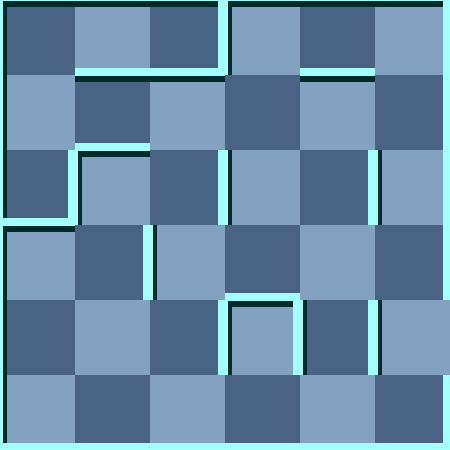

The image is a tile-based game level rendered from a .tmx file. Its description and source (layers, tilesets, objects; grid data summarised) follow:
An orthogonal 6x6 tile map with 75x75 px tiles, 2 tile layers (background, 块层 1) and 3 objects (Exit, RedMummy, Player).

<map version="1.0" orientation="orthogonal" width="6" height="6" tilewidth="75" tileheight="75">
 <tileset firstgid="1" name="wall" tilewidth="75" tileheight="75">
  <image source="gfx/wall.png" width="300" height="375" />
  <tile id="0">
   <properties>
    <property name="ValOfWall" value="0" />
   </properties>
  </tile>
  <tile id="1">
   <properties>
    <property name="ValOfWall" value="1" />
   </properties>
  </tile>
  <tile id="2">
   <properties>
    <property name="ValOfWall" value="2" />
   </properties>
  </tile>
  <tile id="3">
   <properties>
    <property name="ValOfWall" value="3" />
   </properties>
  </tile>
  <tile id="4">
   <properties>
    <property name="ValOfWall" value="4" />
   </properties>
  </tile>
  <tile id="5">
   <properties>
    <property name="ValOfWall" value="5" />
   </properties>
  </tile>
  <tile id="6">
   <properties>
    <property name="ValOfWall" value="6" />
   </properties>
  </tile>
  <tile id="7">
   <properties>
    <property name="ValOfWall" value="7" />
   </properties>
  </tile>
  <tile id="8">
   <properties>
    <property name="ValOfWall" value="8" />
   </properties>
  </tile>
  <tile id="9">
   <properties>
    <property name="ValOfWall" value="9" />
   </properties>
  </tile>
  <tile id="10">
   <properties>
    <property name="ValOfWall" value="10" />
   </properties>
  </tile>
  <tile id="11">
   <properties>
    <property name="ValOfWall" value="11" />
   </properties>
  </tile>
  <tile id="12">
   <properties>
    <property name="ValOfWall" value="12" />
   </properties>
  </tile>
  <tile id="13">
   <properties>
    <property name="ValOfWall" value="13" />
   </properties>
  </tile>
  <tile id="14">
   <properties>
    <property name="ValOfWall" value="14" />
   </properties>
  </tile>
  <tile id="15">
   <properties>
    <property name="ValOfWall" value="15" />
   </properties>
  </tile>
  <tile id="18">
   <properties>
    <property name="ValOfWall" value="-1" />
   </properties>
  </tile>
 </tileset>
 <layer name="background" width="6" height="6">
  <data>[36 cells, 36 non-empty, 2 distinct tile ids]</data>
 </layer>
 <layer name="块层 1" width="6" height="6">
  <data>[36 cells, 36 non-empty, 14 distinct tile ids]</data>
 </layer>
 <objectgroup name="对象层 1" width="6" height="6">
  <object name="Exit" x="450" y="300" />
  <object name="RedMummy" x="375" y="0">
   <properties>
    <property name="value" value="21" />
   </properties>
  </object>
  <object name="Player" x="225" y="150">
   <properties>
    <property name="value" value="1" />
   </properties>
  </object>
 </objectgroup>
</map>
